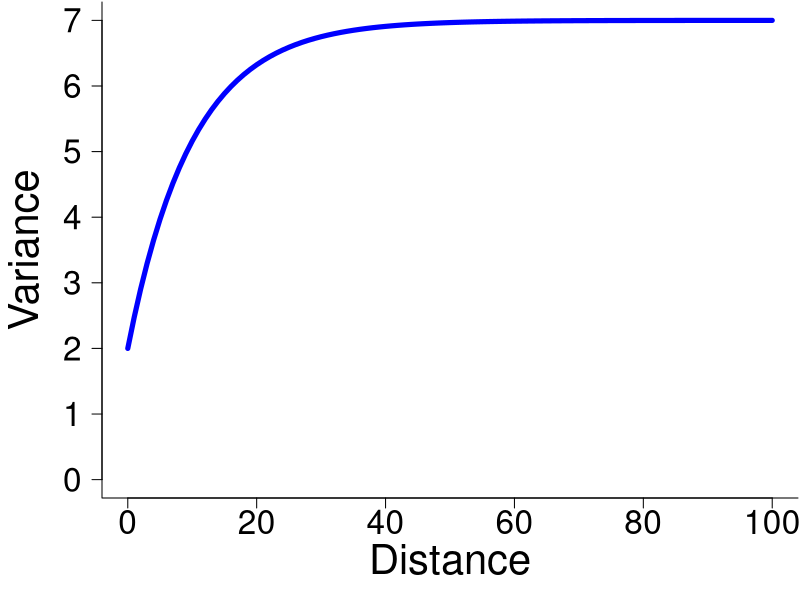
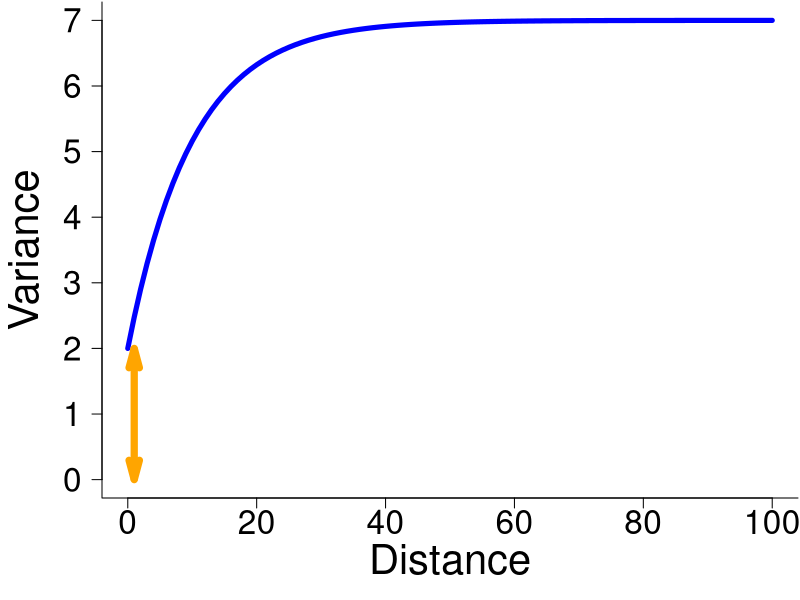
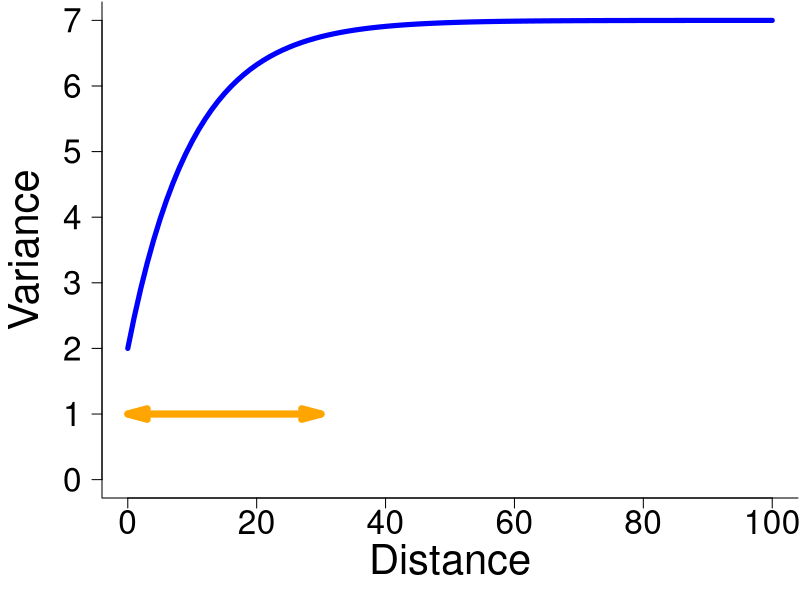
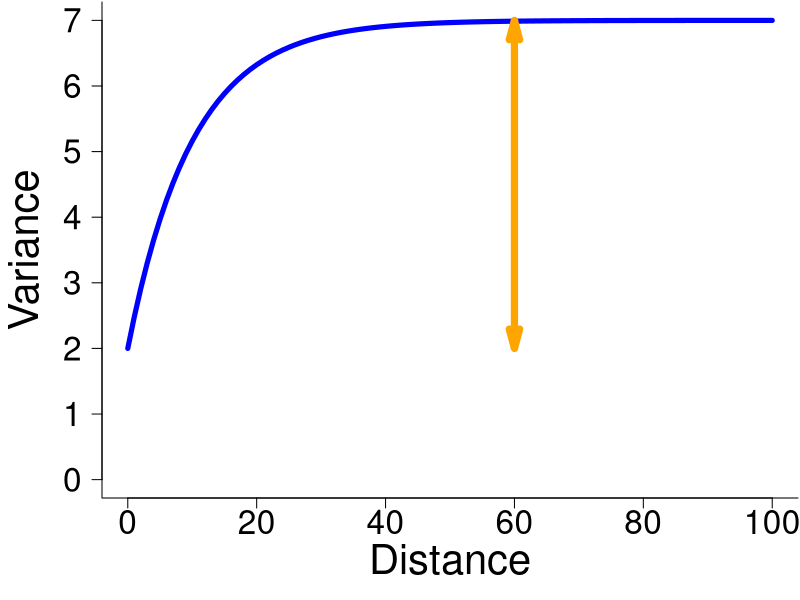

The R source for these figures, in order:
## ---- chunk 1
expVario <- function(d, nugget = 2, sill = 5, range = 10){
  nugget + sill * (1 - exp(-d / range))
}

par(mar = c(5.1, 5.1, 0.1, 0.1))
curve(expVario, 0, 100, 
      lwd = 5,
      bty = "L",
      ylim = c(0, 7),
      las = 1,
      xlab = "Distance",
      ylab = "Variance",
      cex.lab = 2.5,
      cex.axis = 2,
      col = "blue")
## ---- chunk 2
expVario <- function(d, nugget = 2, sill = 5, range = 10){
  nugget + sill * (1 - exp(-d / range))
}

par(mar = c(5.1, 5.1, 0.1, 0.1))
curve(expVario, 0, 100, 
      lwd = 5,
      bty = "L",
      ylim = c(0, 7),
      las = 1,
      xlab = "Distance",
      ylab = "Variance",
      cex.lab = 2.5,
      cex.axis = 2,
      col = "blue")

arrows(x0 = 1,
       y0 = 0,
       x1 = 1,
       y1 = 2,
       length = 0.2,
       angle = 15,
       ljoin = "bevel",
       code = 3,
       lwd = 7,
       col = "orange")
## ---- chunk 3
expVario <- function(d, nugget = 2, sill = 5, range = 10){
  nugget + sill * (1 - exp(-d / range))
}

par(mar = c(5.1, 5.1, 0.1, 0.1))
curve(expVario, 0, 100, 
      lwd = 5,
      bty = "L",
      ylim = c(0, 7),
      las = 1,
      xlab = "Distance",
      ylab = "Variance",
      cex.lab = 2.5,
      cex.axis = 2,
      col = "blue")

arrows(x0 = 0,
       y0 = 1,
       x1 = 30,
       y1 = 1,
       length = 0.2,
       angle = 15,
       ljoin = "bevel",
       code = 3,
       lwd = 7,
       col = "orange")
## ---- chunk 4
expVario <- function(d, nugget = 2, sill = 5, range = 10){
  nugget + sill * (1 - exp(-d / range))
}

par(mar = c(5.1, 5.1, 0.1, 0.1))
curve(expVario, 0, 100, 
      lwd = 5,
      bty = "L",
      ylim = c(0, 7),
      las = 1,
      xlab = "Distance",
      ylab = "Variance",
      cex.lab = 2.5,
      cex.axis = 2,
      col = "blue")

arrows(x0 = 60,
       y0 = 2,
       x1 = 60,
       y1 = 7,
       length = 0.2,
       angle = 15,
       ljoin = "bevel",
       code = 3,
       lwd = 7,
       col = "orange")
